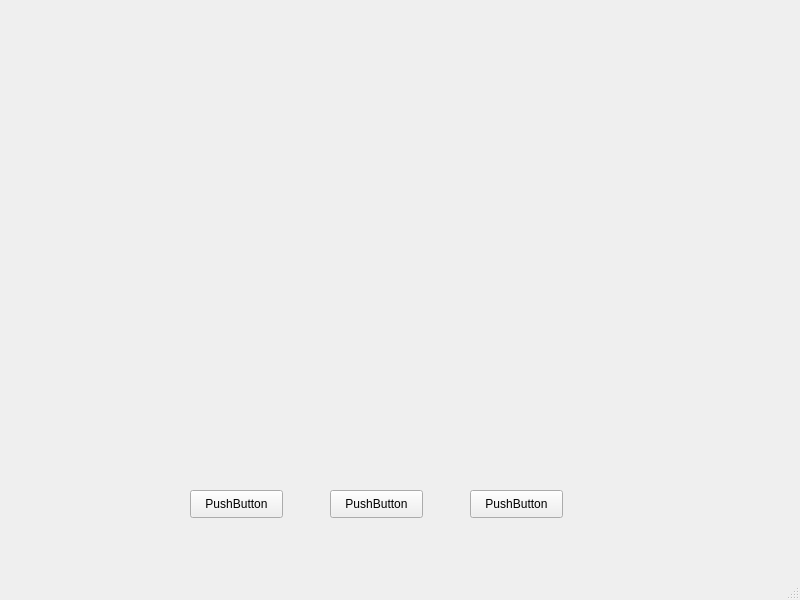
<?xml version="1.0" encoding="UTF-8"?>
<ui version="4.0">
 <class>MainWindow</class>
 <widget class="QMainWindow" name="MainWindow">
  <property name="geometry">
   <rect>
    <x>0</x>
    <y>0</y>
    <width>800</width>
    <height>600</height>
   </rect>
  </property>
  <property name="windowTitle">
   <string>MainWindow</string>
  </property>
  <widget class="QWidget" name="centralwidget">
   <widget class="QPushButton" name="pushButton">
    <property name="geometry">
     <rect>
      <x>190</x>
      <y>490</y>
      <width>93</width>
      <height>28</height>
     </rect>
    </property>
    <property name="text">
     <string>PushButton</string>
    </property>
   </widget>
   <widget class="QPushButton" name="pushButton_2">
    <property name="geometry">
     <rect>
      <x>330</x>
      <y>490</y>
      <width>93</width>
      <height>28</height>
     </rect>
    </property>
    <property name="text">
     <string>PushButton</string>
    </property>
   </widget>
   <widget class="QPushButton" name="pushButton_3">
    <property name="geometry">
     <rect>
      <x>470</x>
      <y>490</y>
      <width>93</width>
      <height>28</height>
     </rect>
    </property>
    <property name="text">
     <string>PushButton</string>
    </property>
   </widget>
  </widget>
  <widget class="QMenuBar" name="menubar">
   <property name="geometry">
    <rect>
     <x>0</x>
     <y>0</y>
     <width>800</width>
     <height>26</height>
    </rect>
   </property>
  </widget>
  <widget class="QStatusBar" name="statusbar"/>
 </widget>
 <resources/>
 <connections/>
</ui>
